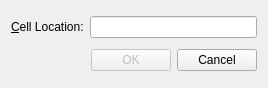
<?xml version="1.0" encoding="UTF-8"?>
<ui version="4.0">
 <class>GoToCellDialog</class>
 <widget class="QDialog" name="GoToCellDialog">
  <property name="geometry">
   <rect>
    <x>0</x>
    <y>0</y>
    <width>268</width>
    <height>88</height>
   </rect>
  </property>
  <property name="windowTitle">
   <string>Go To Cell</string>
  </property>
  <layout class="QVBoxLayout" name="verticalLayout">
   <item>
    <layout class="QHBoxLayout" name="horizontalLayout">
     <item>
      <widget class="QLabel" name="label">
       <property name="text">
        <string>&amp;Cell Location:</string>
       </property>
       <property name="buddy">
        <cstring>lineEdit</cstring>
       </property>
      </widget>
     </item>
     <item>
      <widget class="QLineEdit" name="lineEdit"/>
     </item>
    </layout>
   </item>
   <item>
    <layout class="QHBoxLayout" name="horizontalLayout_2">
     <item>
      <spacer name="horizontalSpacer">
       <property name="orientation">
        <enum>Qt::Horizontal</enum>
       </property>
       <property name="sizeHint" stdset="0">
        <size>
         <width>40</width>
         <height>20</height>
        </size>
       </property>
      </spacer>
     </item>
     <item>
      <widget class="QPushButton" name="okButton">
       <property name="enabled">
        <bool>false</bool>
       </property>
       <property name="text">
        <string>OK</string>
       </property>
       <property name="default">
        <bool>true</bool>
       </property>
      </widget>
     </item>
     <item>
      <widget class="QPushButton" name="cancelButton">
       <property name="text">
        <string>Cancel</string>
       </property>
      </widget>
     </item>
    </layout>
   </item>
  </layout>
 </widget>
 <tabstops>
  <tabstop>lineEdit</tabstop>
  <tabstop>okButton</tabstop>
  <tabstop>cancelButton</tabstop>
 </tabstops>
 <resources/>
 <connections/>
</ui>
